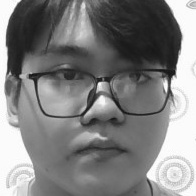
#> input picture dataset/Duy/1.jpg, 196 x 196 px, given in place of the camera
$ python recognition.py
#> lines starting #> are read from the running program, lines starting #| are printed output that depends on the picture
### liveness_detector.py
"""
Liveness Detector v3 - Active Liveness: Blink Detection (Pure OpenCV)
======================================================================
Phương pháp: Phát hiện chớp mắt bằng OpenCV Haar Cascade (KHÔNG cần mediapipe).

Nguyên lý:
  - Dùng haarcascade_eye_tree_eyeglasses.xml (hoạt động với cả kính mắt).
  - Theo dõi vùng mắt trên khuôn mặt.
  - Khi mắt biến mất rồi xuất hiện lại → Đã chớp mắt → Xác thực REAL.
  - Ảnh tĩnh mắt mở: cascade luôn thấy mắt → không bao giờ chớp → BLOCKED.
  - Ảnh tĩnh mắt nhắm: không bao giờ mở ra → không bao giờ pass.

Trạng thái:
  WAITING  → Yêu cầu chớp mắt (box vàng)
  VERIFIED → Đã xác thực, nhận diện bình thường (box xanh)
"""

import cv2
import numpy as np
from collections import deque


class LivenessDetector:
    """
    Blink Detector chỉ dùng OpenCV (không phụ thuộc mediapipe).
    """

    STATE_WAITING  = "WAITING"
    STATE_VERIFIED = "VERIFIED"

    def __init__(
        self,
        ear_threshold: float = 0.22,    # Không dùng, giữ để tương thích config
        blink_min_frames: int = 1,      # Frame mắt "biến mất" tối thiểu
        blink_max_frames: int = 12,     # Frame mắt "biến mất" tối đa (quá nhiều → không tính)
        no_face_reset: int = 20,        # Frame không thấy mặt → reset
    ):
        self.blink_min_frames = blink_min_frames
        self.blink_max_frames = blink_max_frames
        self.no_face_reset    = no_face_reset

        # Eye cascade - hoạt động tốt với kính mắt
        self._eye_cascade = cv2.CascadeClassifier(
            cv2.data.haarcascades + "haarcascade_eye_tree_eyeglasses.xml"
        )
        if self._eye_cascade.empty():
            # Fallback sang cascade cơ bản
            self._eye_cascade = cv2.CascadeClassifier(
                cv2.data.haarcascades + "haarcascade_eye.xml"
            )

        # State machine
        self._state           = self.STATE_WAITING
        self._eye_gone_frames = 0     # Số frame mắt đang "biến mất" liên tiếp
        self._no_face_frames  = 0

        # Smoothing: buffer 3 frame để lọc false negative
        self._eye_visible_buf: deque = deque([True, True, True], maxlen=3)

    # ──────────────────────────────────────────────────────────────────
    # Public API
    # ──────────────────────────────────────────────────────────────────

    def process(
        self,
        frame_bgr: np.ndarray,
        face_box: tuple[int, int, int, int] | None = None,
    ) -> tuple[bool, str, float, str]:
        """
        Phân tích frame, phát hiện chớp mắt.

        Args:
            frame_bgr : Frame đầy đủ BGR từ camera.
            face_box  : (x, y, w, h) vùng mặt từ Haar Cascade. Nếu None = không thấy mặt.

        Returns:
            is_real  (bool)  : True = đã xác thực
            state    (str)   : "WAITING" / "VERIFIED"
            debug    (float) : Số mắt phát hiện được (dùng debug)
            message  (str)   : Thông báo cho UI
        """
        # ── Không có mặt ──────────────────────────────────────────────
        if face_box is None:
            self._no_face_frames += 1
            if self._no_face_frames >= self.no_face_reset:
                self.reset()
            return False, self._state, -1.0, "Khong thay khuon mat"

        self._no_face_frames = 0

        # ── Đã xác thực rồi ───────────────────────────────────────────
        if self._state == self.STATE_VERIFIED:
            return True, self._state, 1.0, "Da xac thuc!"

        # ── Cắt vùng mặt, lấy phần trên (vùng mắt) ───────────────────
        x, y, w, h = face_box
        # Đảm bảo không vượt biên frame
        fh, fw = frame_bgr.shape[:2]
        x1, y1 = max(0, x), max(0, y)
        x2, y2 = min(fw, x + w), min(fh, y + h)

        face_bgr  = frame_bgr[y1:y2, x1:x2]
        face_gray = cv2.cvtColor(face_bgr, cv2.COLOR_BGR2GRAY)
        cv2.equalizeHist(face_gray, face_gray)

        fh2, fw2 = face_gray.shape
        # Chỉ lấy phần trên 55% của khuôn mặt (vùng mắt)
        eye_roi = face_gray[max(0, fh2 // 7) : int(fh2 * 0.55), :]

        # ── Phát hiện mắt ─────────────────────────────────────────────
        eyes = self._eye_cascade.detectMultiScale(
            eye_roi,
            scaleFactor=1.1,
            minNeighbors=4,
            minSize=(int(fw2 * 0.10), int(fw2 * 0.06)),
        )
        eyes_visible = len(eyes) > 0

        # Smoothing: mắt coi là "có" nếu ít nhất 1/3 frame gần nhất thấy được
        self._eye_visible_buf.append(eyes_visible)
        smoothed_visible = sum(self._eye_visible_buf) >= 1

        # ── State machine chớp mắt ────────────────────────────────────
        if not smoothed_visible:
            self._eye_gone_frames += 1
        else:
            if self.blink_min_frames <= self._eye_gone_frames <= self.blink_max_frames:
                # Mắt biến mất đủ lâu rồi xuất hiện lại → BLINK ✅
                self._state          = self.STATE_VERIFIED
                self._eye_gone_frames = 0
                return True, self._state, float(len(eyes)), "Da xac thuc!"
            # Chuyển về 0 kể cả khi không hợp lệ
            self._eye_gone_frames = 0

        debug_val = float(len(eyes))
        msg = f"Vui long CHOP MAT (mat:{int(debug_val)})"
        return False, self._state, debug_val, msg

    # [6 lines left out: function reset, not called in this run]

    @property
    def is_verified(self) -> bool:
        return self._state == self.STATE_VERIFIED


# ──────────────────────────────────────────────────────────────────────
# Helper: Vẽ lên frame
# ──────────────────────────────────────────────────────────────────────

# [47 lines left out: function draw_liveness_result, not called in this run]

### recognition.py
"""
Hệ Thống Nhận Diện Khuôn Mặt v3 + Active Liveness (OpenCV Blink Detection)
============================================================================
Chống giả mạo: Yêu cầu CHỚP MẮT 1 lần để xác thực là người thật.
Ảnh tĩnh / điện thoại cầm ảnh: không bao giờ chớp mắt được → bị chặn.

Phím tắt:
  ESC : Thoát
  L   : Bật/Tắt liveness
  R   : Reset (yêu cầu chớp mắt lại)
"""

import cv2
import numpy as np
import os
import time

from config import (
    TRAINER_PATH, CONFIDENCE_THRESHOLD,
    SCALE_FACTOR, MIN_NEIGHBORS, CAMERA_INDEX,
    LIVENESS_ENABLED,
    EAR_THRESHOLD, BLINK_MIN_FRAMES, BLINK_MAX_FRAMES,
    NO_FACE_RESET_FRAMES,
)
from liveness_detector import LivenessDetector, draw_liveness_result


# ─────────────────────────────────────────────
# Helper: HUD
# ─────────────────────────────────────────────

def draw_hud(frame, fps, liveness_on, state, stats):
    h_frame = frame.shape[0]

    overlay = frame.copy()
    cv2.rectangle(overlay, (0, 0), (320, 120), (0, 0, 0), -1)
    cv2.addWeighted(overlay, 0.45, frame, 0.55, 0, frame)

    cv2.putText(frame, "Face Recognition + Blink Liveness", (8, 22),
                cv2.FONT_HERSHEY_SIMPLEX, 0.55, (255, 255, 255), 1)
    cv2.putText(frame, f"FPS: {fps:.1f}", (8, 44),
                cv2.FONT_HERSHEY_SIMPLEX, 0.52, (180, 255, 180), 1)

    as_color = (0, 255, 120) if liveness_on else (80, 80, 80)
    cv2.putText(frame, f"Liveness: {'ON' if liveness_on else 'OFF'}", (8, 66),
                cv2.FONT_HERSHEY_SIMPLEX, 0.5, as_color, 1)

    st_color = (0, 255, 0) if state == "VERIFIED" else (0, 200, 255)
    cv2.putText(frame, f"State: {state}", (8, 88),
                cv2.FONT_HERSHEY_SIMPLEX, 0.5, st_color, 1)

    cv2.putText(frame,
                f"OK:{stats['recognized']}  ?:{stats['unknown']}  BLOCKED:{stats['blocked']}",
                (8, 110), cv2.FONT_HERSHEY_SIMPLEX, 0.46, (200, 200, 200), 1)

    cv2.putText(frame, "ESC=exit  L=toggle  R=reset",
                (8, h_frame - 10), cv2.FONT_HERSHEY_SIMPLEX, 0.42, (130, 130, 130), 1)


# ─────────────────────────────────────────────
# Khởi động
# ─────────────────────────────────────────────

print("=" * 55)
print("  HE THONG NHAN DIEN KHUON MAT - BLINK LIVENESS v3")
print("=" * 55)

if not os.path.exists(f"{TRAINER_PATH}/model.yml"):
    print(f"[LOI] Khong thay model: {TRAINER_PATH}/model.yml")
    exit()
if not os.path.exists(f"{TRAINER_PATH}/labels.npy"):
    print(f"[LOI] Khong thay labels.")
    exit()

# LBPH recognizer
recognizer = cv2.face.LBPHFaceRecognizer_create()
recognizer.read(f"{TRAINER_PATH}/model.yml")
label_dict = np.load(f"{TRAINER_PATH}/labels.npy", allow_pickle=True).item()
#> (reads trainer/labels.npy from the repository)

print(f"[OK] Model: {TRAINER_PATH}/model.yml")
print(f"[OK] Labels: {len(label_dict)} nguoi")
for id_, name in label_dict.items():
    print(f"     * ID {id_}: {name}")

# Haar Cascade (mặt)
face_cascade = cv2.CascadeClassifier(
    cv2.data.haarcascades + "haarcascade_frontalface_default.xml"
)
if face_cascade.empty():
    print("[LOI] Khong the tai haarcascade!")
    exit()

# Liveness detector (pure OpenCV blink)
liveness_on = LIVENESS_ENABLED
detector = LivenessDetector(
    ear_threshold=EAR_THRESHOLD,
    blink_min_frames=BLINK_MIN_FRAMES,
    blink_max_frames=BLINK_MAX_FRAMES,
    no_face_reset=NO_FACE_RESET_FRAMES,
)
print(f"\n[Liveness] {'BAT' if liveness_on else 'TAT'} — Blink Detection (Pure OpenCV)")

cap = cv2.VideoCapture(CAMERA_INDEX)
if not cap.isOpened():
    print("[LOI] Khong mo duoc camera!")
    exit()

print("\n[Camera] Dang khoi dong...")
print("  ESC=thoat | L=bat/tat liveness | R=yeu cau chop mat lai\n")

# ─────────────────────────────────────────────
# Thống kê & FPS
# ─────────────────────────────────────────────
stats     = {"recognized": 0, "unknown": 0, "blocked": 0}
fps_timer = time.time()
fps       = 0.0
frame_cnt = 0

current_state = "WAITING"

# ─────────────────────────────────────────────
# Vòng lặp chính
# ─────────────────────────────────────────────
try:
    while True:
        ret, frame = cap.read()
#> frame is the input picture: shape (196, 196, 3); min 19, max 255, mean 128.7
        if not ret:
            print("[LOI] Khong doc duoc frame!")
            break

        # FPS
        frame_cnt += 1
        now = time.time()
        if now - fps_timer >= 1.0:
            fps       = frame_cnt / (now - fps_timer)
            frame_cnt = 0
            fps_timer = now

        # Phát hiện khuôn mặt (Haar Cascade)
        gray  = cv2.cvtColor(frame, cv2.COLOR_BGR2GRAY)
        faces = face_cascade.detectMultiScale(
            gray, scaleFactor=SCALE_FACTOR, minNeighbors=MIN_NEIGHBORS
        )
#> faces = ()

        # ── Xử lý từng khuôn mặt ──────────────────────────────────────
        if len(faces) == 0:
            # Không thấy mặt → báo detector
            if liveness_on:
                is_real, current_state, debug_val, message = detector.process(frame, None)
#> is_real = False; current_state = 'WAITING'; debug_val = -1; message = 'Khong thay khuon mat'
        else:
            for (x, y, w, h) in faces:
                face_box = (x, y, w, h)

                # Liveness check (truyền face_box để crop vùng mắt)
                if liveness_on:
                    is_real, current_state, debug_val, message = detector.process(frame, face_box)
                else:
                    is_real, current_state, debug_val, message = True, "VERIFIED", 1.0, ""

                # Nhận diện danh tính (chỉ khi VERIFIED)
                face_gray  = gray[y : y + h, x : x + w]
                id_, confidence = recognizer.predict(face_gray)

                if not is_real:
                    stats["blocked"] += 1
                    frame = draw_liveness_result(
                        frame, x, y, w, h,
                        name="", confidence=confidence,
                        is_real=False, state=current_state,
                        avg_ear=debug_val, message=message,
                    )
                else:
                    if confidence < CONFIDENCE_THRESHOLD:
                        name = label_dict.get(id_, "Unknown")
                        stats["recognized"] += 1
                    else:
                        name = "Unknown"
                        stats["unknown"] += 1

                    frame = draw_liveness_result(
                        frame, x, y, w, h,
                        name=name, confidence=confidence,
                        is_real=True, state=current_state,
                        avg_ear=debug_val, message=message,
                    )

        # HUD
        draw_hud(frame, fps, liveness_on, current_state, stats)
#> in draw_hud, `cv2.rectangle(overlay, (0, 0), (320, 120), (0, 0, 0), -1)`:
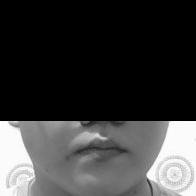
#> overlay: shape (196, 196, 3); min 0, max 255, mean 59.4
#> in draw_hud, `cv2.addWeighted(overlay, 0.45, frame, 0.55, 0, frame)`:
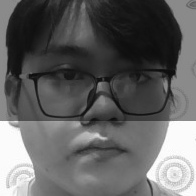
#> frame: shape (196, 196, 3); min 10, max 255, mean 97.5
#> in draw_hud, `cv2.putText(frame, "ESC=exit  L=toggle  R=reset", (8, h_frame - 10), c..`:
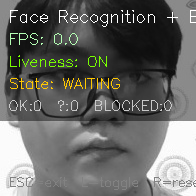
#> frame: shape (196, 196, 3); mean B, G, R 100.1, 103.2, 102.6
        cv2.imshow("Nhan Dien Khuon Mat - Chop mat de xac thuc", frame)

        # Phím tắt
        key = cv2.waitKey(1) & 0xFF
#> (key Esc is pressed here)
        if key == 27:
            print("\n[Thoat] Dang dong...")
            break
        elif key in (ord("l"), ord("L")):
            liveness_on = not liveness_on
            detector.reset()
            current_state = "WAITING"
            print(f"[Liveness] {'BAT' if liveness_on else 'TAT'}")
        elif key in (ord("r"), ord("R")):
            detector.reset()
            current_state = "WAITING"
            print("[Reset] Yeu cau chop mat lai")

except KeyboardInterrupt:
    print("\n[Ngat] Nguoi dung dung chuong trinh")

finally:
    cap.release()
    cv2.destroyAllWindows()
    print("\n" + "=" * 55)
    print("THONG KE:")
    print(f"  * Nhan dien thanh cong : {stats['recognized']}")
    print(f"  * Unknown              : {stats['unknown']}")
    print(f"  * Bi chan (chop mat)   : {stats['blocked']}")
    print("=" * 55)
    print("[OK] Da dong camera")
